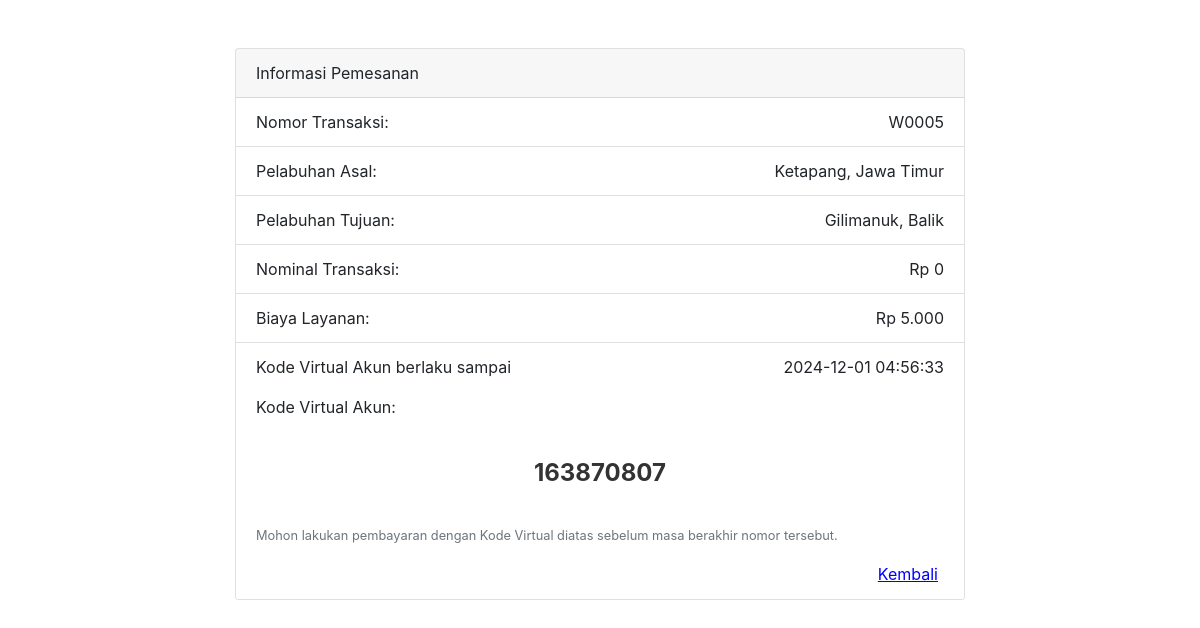
/struk.php?l=0&d=0&a=0&b=0&t=5, run on the app's committed database.
### tables this page shows
CREATE TABLE `tiket` (
  `id_tiket` int(11) NOT NULL,
  `id_rute` int(11) DEFAULT NULL,
  `kelas` enum('reguler','express') DEFAULT NULL,
  `jenis_jasa` enum('pejalan_kaki','kendaraan') DEFAULT NULL,
  `tanggal` date DEFAULT NULL,
  `jam` time DEFAULT NULL,
  `harga` int(11) DEFAULT NULL
);

CREATE TABLE `rute` (
  `id_rute` int(11) NOT NULL,
  `pelabuhan_asal` varchar(255) DEFAULT NULL,
  `pelabuhan_tujuan` varchar(255) DEFAULT NULL,
  `status` tinyint(1) DEFAULT NULL,
  `harga` int(11) DEFAULT NULL
);

### actions/koneksi.php (called while the page is built, shortened)
<?php
$conn = mysqli_connect("localhost", "root", "", "harborship");
function query($statement)
{
    global $conn;
    return mysqli_query($conn, $statement);
}
function fetch($statement)
{
    return mysqli_fetch_array($statement);
}

### struk.php (the view, shortened to what this page needs)
<?php
require './actions/koneksi.php';
$tiket = isset($_GET['t']) ? intval($_GET['t']) : 0;
$total_semua = 0;
?>
<!DOCTYPE html>
<html lang="en">
<head>
    <link href="https://stackpath.bootstrapcdn.com/bootstrap/4.5.2/css/bootstrap.min.css" rel="stylesheet">
    <link rel="stylesheet" type="text/css" href="https://common.olemiss.edu/_js/sweet-alert/sweet-alert.css">
</head>
<body>
    <div class="container mt-5">
        <div class="row">
            <div class="col-md-8 offset-md-2">
                <div class="card">
                    <div class="card-header">
                        Informasi Pemesanan
                    </div>
                    <?php
                    $query = query("SELECT * FROM tiket INNER JOIN rute ON tiket.id_rute=rute.id_rute WHERE id_tiket='$tiket'");
                    $data_tiket = fetch($query);
                    ?>
                    <ul class="list-group list-group-flush">
                        <li class="list-group-item">Nomor Transaksi: <span class="float-right">W000<?= $data_tiket['id_tiket'] ?></span></li>
                        <li class="list-group-item">Pelabuhan Asal: <span class="float-right"><?= $data_tiket['pelabuhan_asal'] ?></span></li>
                        <li class="list-group-item">Pelabuhan Tujuan: <span class="float-right"><?= $data_tiket['pelabuhan_tujuan'] ?></span></li>
                        <li class="list-group-item">Nominal Transaksi: <span class="float-right">Rp <?= number_format($total_semua, 0, ",", ".") ?></span></li>
                        <li class="list-group-item">Biaya Layanan: <span class="float-right">Rp 5.000</span></li>
                        <li class="list-group-item">
                            <p>Kode Virtual Akun berlaku sampai <span class="float-right"><?= $data_tiket['tanggal'] . " " . $data_tiket['jam'] ?></span></p>
                            <p>Kode Virtual Akun: </p>
                            <div class="container">
                                <div class="tahansimpan" onclick="alert_last(); copyToClipboard();">
                                    <p><?= rand() ?></p>
                                </div>
                            </div>
                            <p class="text-muted small">Mohon lakukan pembayaran dengan Kode Virtual diatas sebelum masa berakhir nomor tersebut.</p>
                            <form method="POST">
                                <button type="submit" style="float: right; border: none; background-color: white; text-decoration: underline; color: blue;">Kembali</button>
                            </form>
                        </li>
                    </ul>
                </div>
            </div>
        </div>
    </div>
</body>
</html>

### struk.php (style rules this page uses)
.tahansimpan { text-align: center; padding: 20px 0; margin: 15px 0; cursor: pointer; position: relative; }
.tahansimpan p { font-size: 24px; font-weight: bold; margin: 0; color: #333; }

### data on the page
tiket: id_tiket "5", id_rute.pelabuhan_asal "Ketapang, Jawa Timur", id_rute.pelabuhan_tujuan "Gilimanuk, Balik", tanggal "2024-12-01", jam "04:56:33"

### other printed values
$total_semua "0"
